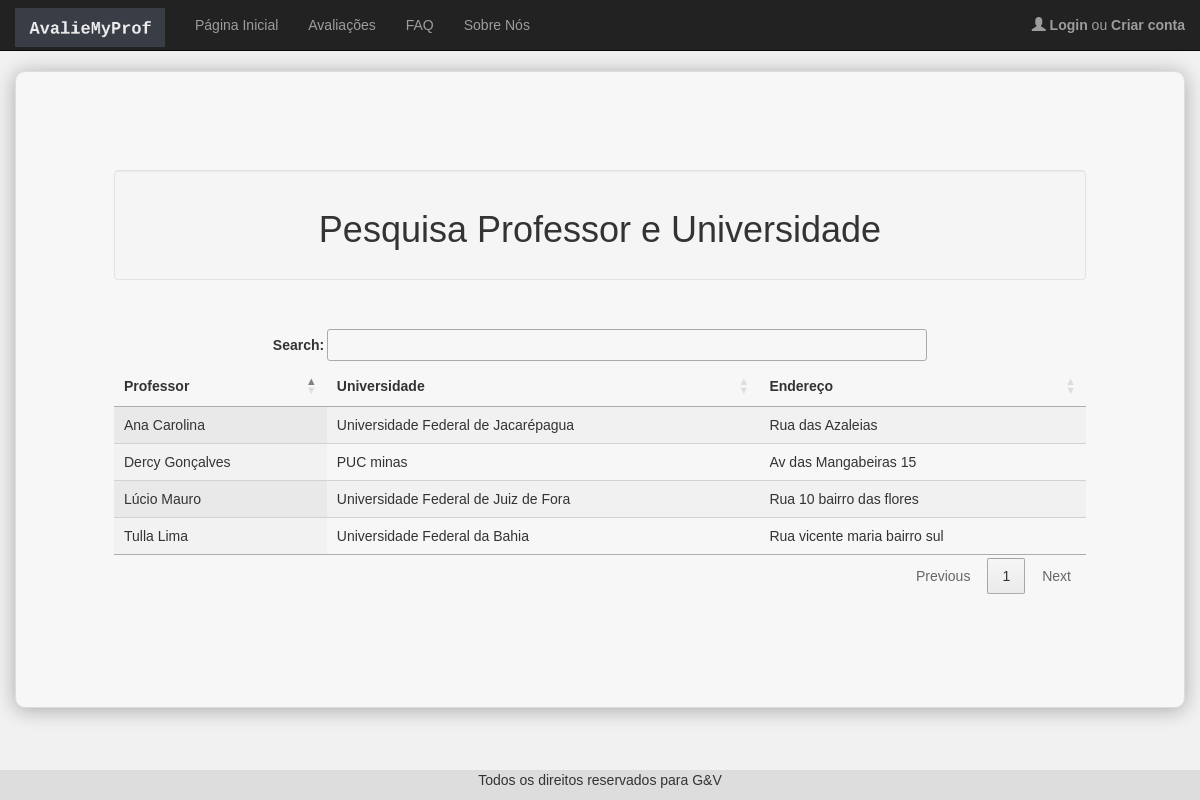
The app's page /view/home.php with its own data.
### tables this page shows
CREATE TABLE IF NOT EXISTS `PROF_UNI` (
  `idProf_Uni` INT NOT NULL AUTO_INCREMENT,
  `nome_prof` VARCHAR(45) NOT NULL,
  `nome_uni` VARCHAR(45) NOT NULL,
  `endereco` VARCHAR(85) NOT NULL,
  `User_idUser` INT NOT NULL,
  PRIMARY KEY (`idProf_Uni`));

### model/prof_uni.php (called while the page is built, shortened)
<?php
require_once("banco.php");
class prof_uni
{
    private $conexao;
    public function __construct()
    {
        $banco = new Banco();
        $this->conexao = $banco->getConnection();
    }
    public function listPoint()
    {
        $sql = 'SELECT idProf_Uni, nome_prof, nome_uni, endereco FROM PROF_UNI;';
        $p = [];
        foreach ($this->conexao->query($sql) as $value) {
            array_push($p, $value);
        }
        return $p;
    }
}

### model/banco.php (called while the page is built, shortened)
<?php
class Banco{
    private $conexao;
    public function __construct()
    {
        try {
            $this->conexao = new PDO("mysql:host=". BD_SERVER .";dbname=" .BD_DATABASE ,  BD_USER, BD_PASSWORD);
        } catch (Exception $e) {
            echo $e->getMessage();
            die();
        }
    }
    public function getConnection(){
        return $this->conexao;
    }
}
?>

### view/home.php (the view, shortened to what this page needs)
<!DOCTYPE html>
<html lang="pt-br">
<head>
    <?php include("helper/head.php");
    session_start(); ?>
    <link rel="stylesheet" type="text/css" href="https://cdn.datatables.net/1.11.3/css/jquery.dataTables.min.css">
    <link rel="stylesheet" type="text/css" href="css/style.css" />
</head>
<body>
    <?php include("helper/navbar.php");
    require_once("../model/prof_uni.php");
    require_once("../model/publicacao.php"); ?>
    <div class="container panel panel-default testa2" style="padding: 98px;">
        <div class=" title well text-center">
            <h1>
                <span> Pesquisa Professor e Universidade
            </h1>
        </div>
        <div class="panel-body row p-2">
            <table id="prof_uni" class="display" style="width:100%">
                <thead>
                    <tr>
                        <th>Professor</th>
                        <th>Universidade</th>
                        <th>Endereço</th>
                    </tr>
                </thead>
                <tbody>
                    <?php
                    $prof_uni = new prof_uni();
                    $point = $prof_uni->listPoint();
                    foreach ($point as $key => $value) {
                        $nome_prof = $value['nome_prof'];
                        $nome_uni = $value['nome_uni'];
                        $endereco = $value['endereco'];
                        echo "
                        <tr>
                            <td>$nome_prof</td>
                            <td>$nome_uni</td>
                            <td>$endereco</td>
                         </tr>";
                    }
                    ?>
                </tbody>
            </table>
        </div>
    </div>
    <?php include("helper/footer.php") ?>
</body>
</html>

### view/helper/head.php (shortened to what this page needs)
<link rel="stylesheet" href="https://maxcdn.bootstrapcdn.com/bootstrap/3.3.6/css/bootstrap.min.css">
<link rel="stylesheet" href="https://maxcdn.bootstrapcdn.com/bootstrap/3.4.1/css/bootstrap.min.css">
<link rel="stylesheet" type="text/css" href="css/style.css" />

### view/helper/navbar.php (shortened to what this page needs)
<nav class="navbar navbar-inverse navbar-static-top">
    <div class="container-fluid">
        <div class="navbar-header">
            <a class="navbar-brand" href="home.php">
                <img src="img/AvalieMyProf.png" style="max-width:150px; margin-top: -7px;">
            </a>
        </div>
        <div class="collapse navbar-collapse" id="myNavbar">
            <ul class="nav navbar-nav navbar-left">
                <li><a href="home.php">Página Inicial</a></li>
                <li><a href="avaliacao.php">Avaliações</a></li>
                <li><a href="faq_view.php">FAQ</a></li>
                <li><a href="about.php">Sobre Nós</a></li>
            </ul>
            <ul class="nav navbar-nav navbar-right">
                <?php
                   if (isset($_SESSION['nomeUser']) == true) {
                       if ($_SESSION['tipo'] == 'P' || $_SESSION['tipo'] == 'W') {
                           echo '<li><a><span class="glyphicon glyphicon-user"></span> ' . $_SESSION['nomeUser'] . '</b></a></li>';
                           echo '<li><a href="logout.php"><span class="glyphicon glyphicon-log-out"></span> <b>Sair</b></a></li>';
                       } else {
                           echo '<li><a href="adminUser.php"><span class="glyphicon glyphicon-user"></span> ' . $_SESSION['nomeUser'] . '</b></a></li>';
                           echo '<li><a href="logout.php"><span class="glyphicon glyphicon-log-out"></span> <b>Sair</b></a></li>';
                       }
                   } else echo '<li><a href="login.php"><span class="glyphicon glyphicon-user"></span> <b>Login</b> ou <b>Criar conta</b></a></li>';
                   ?>
            </ul>
        </div>
    </div>
</nav>

### view/helper/footer.php
<footer class="footer navbar-fixed-bottom">
    <p>Todos os direitos reservados para G&V</p>
</footer>

### view/css/style.css (style rules this page uses)
body { font-family: Arial; background: #f1f1f1; }
.testa2 { padding: 40px 0px 20px 0px; background-color: #f7f7f7; -moz-box-shadow: 0px 2px 20px rgba(0, 0, 0, 0.3); -webkit-box-shadow: 0px 2px 50px rgba(0, 0, 0, 0.3); box-shadow: 0px 2px 20px rgba(0, 0, 0, 0.3); border-radius: 10px; }
.row:after { content: ""; display: table; clear: both; }
footer { position: fixed; text-align: center; background: #ddd; margin-top: 20px; bottom: 0; left: 0; }

### records on screen
prof_uni: nome_prof "Lúcio Mauro", nome_uni "Universidade Federal de Juiz de Fora", endereco "Rua 10 bairro das flores"
prof_uni: nome_prof "Dercy Gonçalves", nome_uni "PUC minas", endereco "Av das Mangabeiras 15"
prof_uni: nome_prof "Ana Carolina", nome_uni "Universidade Federal de Jacarépagua", endereco "Rua das Azaleias"
prof_uni: nome_prof "Tulla Lima", nome_uni "Universidade Federal da Bahia", endereco "Rua vicente maria bairro sul"
